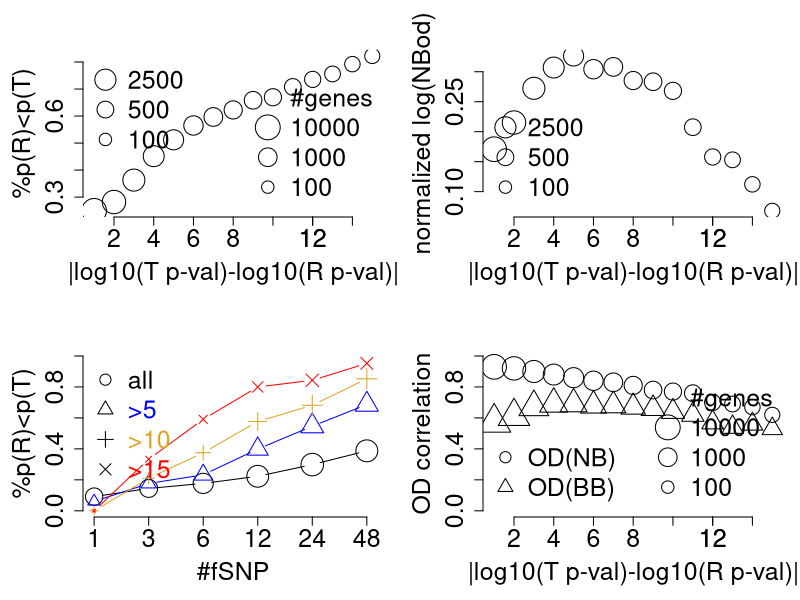
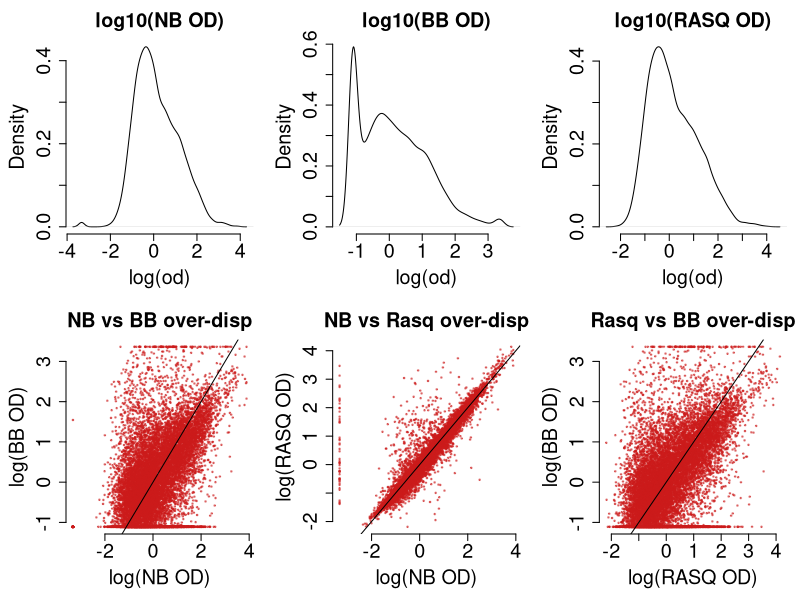
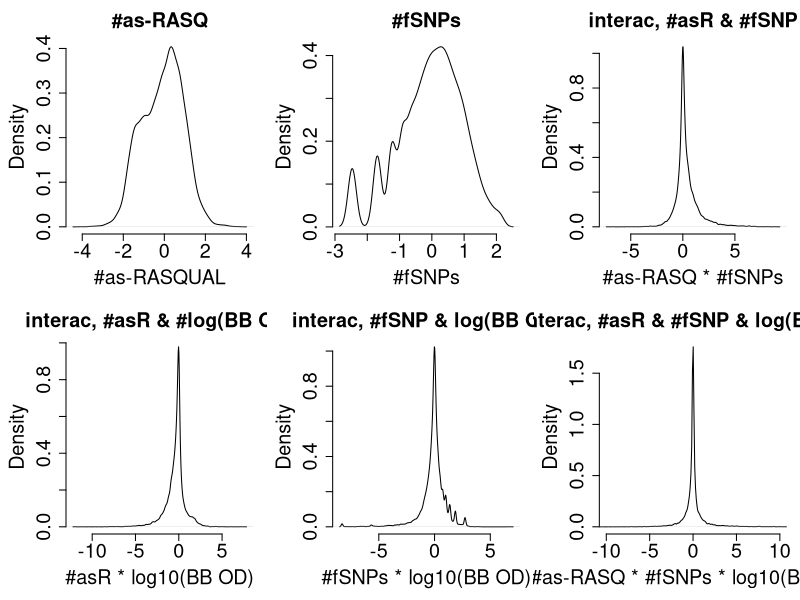
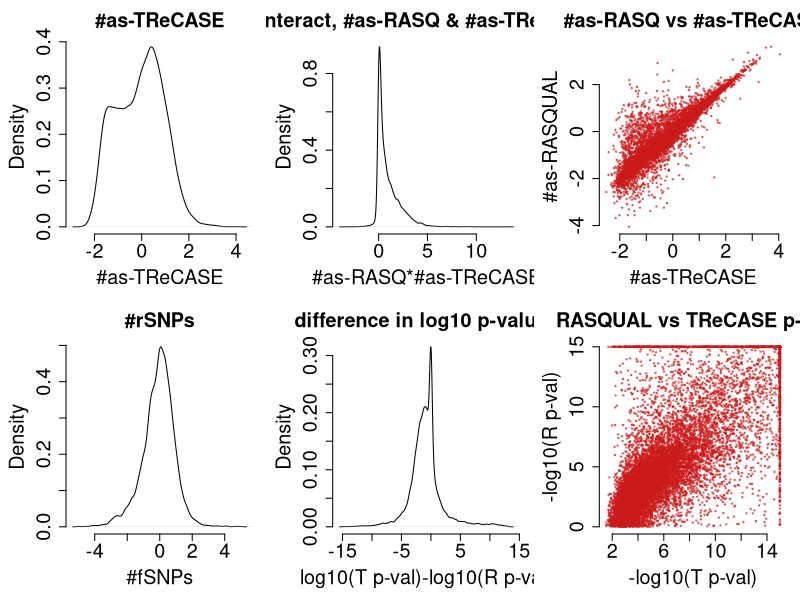
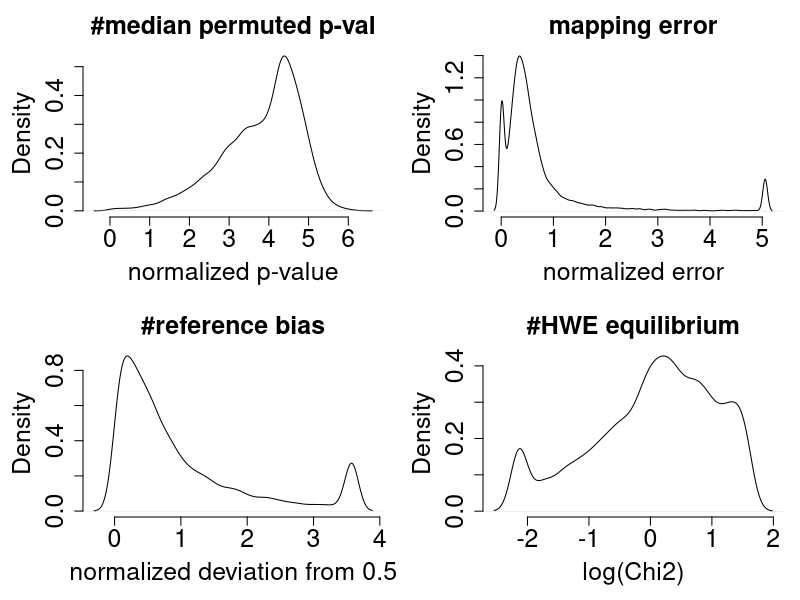
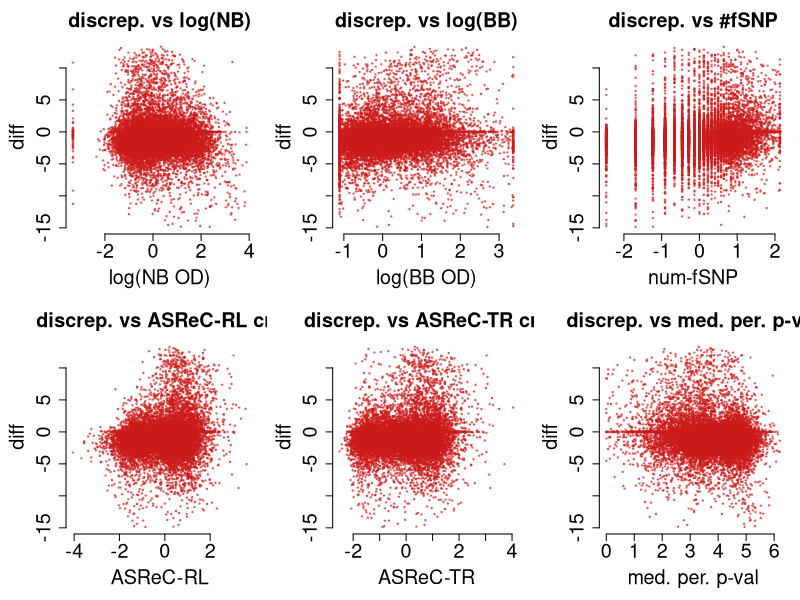
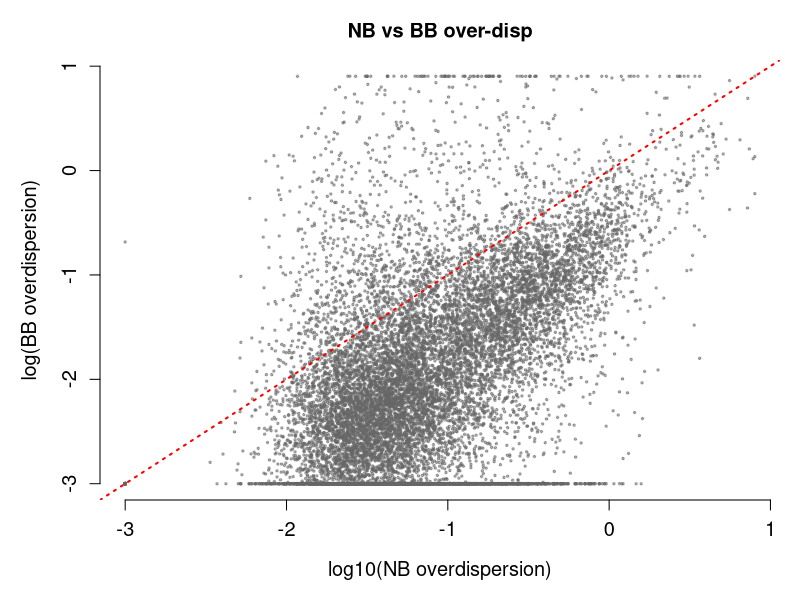

These charts were generated, in order, by the following R code:
## ---- chunk 1
rasq = read.csv("linear_model_cov.csv")
rasq = rasq[!is.na(rasq$pvalT),]
dim(rasq)
rasq[1:2,]

rasq$qvalR = 10^rasq$qval
rasq$qvalT[rasq$qvalT<1e-100] = 1e-100
rasq$qvalR[rasq$qvalR<1e-100] = 1e-100
rasq$pvalT[rasq$pvalT<1e-100] = 1e-100
rasq$pvalR[rasq$pvalR<1e-100] = 1e-100
dim(rasq)

#rasq$rnlt = -log10(rasq$qvalR)
#rasq$tnlt = -log10(rasq$qvalT)
rasq$rnlt = -log10(rasq$pvalR)
rasq$tnlt = -log10(rasq$pvalT)

cent = function(x){
  med = median(x)
  (x-med)
}
norm = function(x){
  sd = sd(x)
  x/sd
}

odNB = rasq$odNB; odNB[odNB<1e-3]=1e-3; odNB[odNB>8]=8; 
odBB = rasq$odBB; odBB[odBB<1e-3]=1e-3; odBB[odBB>8]=8
lodNB = cent(norm(log(odNB))); 
lodBB = cent(norm(log(odBB))); 
lodR = cent(norm(-log(rasq$OD)));
lodNBp = log10(odNB); 
lodBBp = log10(odBB); 



hiR = function(cuts, y){
   kp = abs(y)>cuts
   c(mean(y[kp]>0), sum(kp)) 
}
#show RASQUAL 
GfSNP = rasq$NfSNP
GfSNP[rasq$NfSNP>1]=3
GfSNP[rasq$NfSNP>2]=6
GfSNP[rasq$NfSNP>4]=12
GfSNP[rasq$NfSNP>8]=24
GfSNP[rasq$NfSNP>16]=48
cutoff = 25
rasq$rnlt[rasq$rnlt>cutoff] = cutoff
rasq$tnlt[rasq$tnlt>cutoff] = cutoff
y = rasq$rnlt-rasq$tnlt
z = y>0
kp0 = abs(y)>=0
kp1 = abs(y)>=1
kp5 = abs(y)>=5
kp10 = abs(y)>=10
kp15 = abs(y)>=15

ag0 = aggregate(z[kp0], by=list(GfSNP[kp0]), FUN=mean)
ag1 = aggregate(z[kp1], by=list(GfSNP[kp1]), FUN=mean)
ag5 = aggregate(z[kp5], by=list(GfSNP[kp5]), FUN=mean)
ag10 = aggregate(z[kp10], by=list(GfSNP[kp10]), FUN=mean)
ag15 = aggregate(z[kp15], by=list(GfSNP[kp15]), FUN=mean)

cg0 = aggregate(rep(1,sum(kp0)), by=list(GfSNP[kp0]), FUN=sum)
cg1 = aggregate(rep(1,sum(kp1)), by=list(GfSNP[kp1]), FUN=sum)
cg5 = aggregate(rep(1,sum(kp5)), by=list(GfSNP[kp5]), FUN=sum)
cg10 = aggregate(rep(1,sum(kp10)), by=list(GfSNP[kp10]), FUN=sum)
cg15 = aggregate(rep(1,sum(kp15)), by=list(GfSNP[kp15]), FUN=sum)
ind = 1:15
frR = sapply(ind, hiR, y=y)

numg = cors = cors2 = odnb = rep(0, length(ind))
for(i in ind){
  kpi = abs(y)>i
  numg[i] = sum(kpi)
  cors[i] = round((cor(lodR[kpi], lodNB[kpi])),2)
  cors2[i] = round((cor(lodR[kpi], lodBB[kpi])),2)
  odnb[i] = mean(lodNB[kpi])
}

## ---- chunk 2
cexes = 1.8
par(mfrow=c(2,2))
par(mar=c(5,5,3,1))

plot(ind, frR[1,], xlab="|log10(T p-val)-log10(R p-val)|", ylab="%p(R)<p(T)", 
main="", bty="n", cex.main=cexes, cex.lab=cexes, cex.axis=cexes, cex=log10(frR[2,]))
legend("bottomright", legend=c("#genes", 10^(4:2)), pt.cex=c(1, 4:2), 
       cex=cexes, bty="n", pch=c(NA, 1,1,1))
legend("topleft", legend=c(2500, 500, 100), pt.cex=log10(c(2500, 500, 100)), 
       cex=cexes, bty="n", pch=c(1,1,1))
axis(1, at=c(12), 12, cex.axis=cexes)

plot(ind, odnb, xlab="|log10(T p-val)-log10(R p-val)|", ylab="normalized log(NBod)", 
main="", bty="n", cex.main=cexes, cex.lab=cexes, cex.axis=cexes, cex=log10(frR[2,]))
legend("bottomleft", legend=c(2500, 500, 100), pt.cex=log10(c(2500, 500, 100)), 
       cex=cexes, bty="n", pch=c(1,1,1))
axis(1, at=c(12), 12, cex.axis=cexes)


x = 1:6
plot(x, ag0[,2], ylim=c(0,1), type="b", xlab="#fSNP", ylab="%p(R)<p(T)", 
      main="", bty="n", xaxt="n", cex=log10(cg0[,2]), 
      xlim=c(1,6.1), cex.main=cexes, cex.lab=cexes, cex.axis=cexes)
points(x, ag5[,2], col="blue", type="b", pch=2, cex=log10(cg5[,2]))
points(x, ag10[,2], col="goldenrod", type="b", pch=3, cex=log10(cg10[,2]))
points(x, ag15[,2], col="red", type="b", pch=4, cex=log10(cg15[,2]))
axis(1, at=x, ag0[,1], cex.lab=cexes, cex.axis=cexes)
legend("topleft", legend=c("all",">5", ">10", ">15"), 
text.col=c("black", "blue", "goldenrod", "red"), pch=c(1:4), bty="n", cex=cexes)


plot(ind, cors, cex=log10(numg), pch=1, bty="n", xlab="|log10(T p-val)-log10(R p-val)|", 
ylab="OD correlation", main="", cex.main=cexes, cex.lab=cexes, cex.axis=cexes, ylim=c(0,1))
points(ind, cors2, cex=log10(numg), pch=2)
axis(1, at=c(12), 12, cex.axis=cexes)
legend("bottomleft", c("OD(NB)", "OD(BB)"), bty="n", pch=c(1,2), cex=cexes)
legend("bottomright", legend=c("#genes", 10^(4:2)), 
       pt.cex=c(1, 4:2), cex=cexes, bty="n", pch=c(NA, 1,1,1))

## ---- chunk 3
#prepare covariates

NfSNP = rasq$NfSNP;
NfSNP[rasq$NfSNP>=60] = 60;
NfSNP = log(NfSNP)
NfSNP = cent(norm(NfSNP))

NrSNP = rasq$NrSNP;
NrSNP = log(NrSNP)
NrSNP = cent(norm(NrSNP))
NrSNP[NrSNP< -5] = -5
NrSNP[NrSNP> +5] =  5
#hist(NrSNP)

af = rasq$AF
af = norm(af)

hwec2 = rasq$HWEChisq; hwec2[hwec2<1e-2]=1e-2; hwec2[hwec2>30]=30;hwec2=log(hwec2)
hwec2 = norm(hwec2)

derr = rasq$DeltaErr; derr[derr<1e-10]=1e-10; derr[derr>0.01]=0.01
derr = norm(derr)
phib = abs(rasq$PhiBias-.5); phib[phib>.1]=.1
phib = norm(phib)

asT = rasq$asT
asT = cent(norm(log(asT)))

asR = cent(norm(log(rasq$asR)))

cutoff = 15
rasq$rnlt[rasq$rnlt>cutoff] = cutoff
rasq$tnlt[rasq$tnlt>cutoff] = cutoff
y = rasq$rnlt-rasq$tnlt


mpp = rasq$mpp
mpp[mpp<1e-5] = 1e-5
mpp = norm(mpp)

#interactions
i12 = asR*NfSNP
i13 = asR*lodBB
i23 = NfSNP*lodBB
i123 = asR*lodBB*NfSNP
#i123[i123< -10] = -10
#i123[i123>  10] = 10
ia14 = asT*asR
## ---- chunk 4
par(mfrow=c(2,3))
par(mar=c(5,5,3,1))

plot(density(lodNB), bty="n", main="log10(NB OD)", 
     xlab="log(od)", cex.main=cexes, cex.lab=cexes, cex.axis=cexes)
plot(density(lodBB), bty="n", main="log10(BB OD)", 
     xlab="log(od)", cex.main=cexes, cex.lab=cexes, cex.axis=cexes)
plot(density(lodR), bty="n", main="log10(RASQ OD)",
     xlab="log(od)", cex.main=cexes, cex.lab=cexes, cex.axis=cexes)
plot(lodNB, lodBB, main="NB vs BB over-disp", pch=20, cex=0.5, col=rgb(0.8,0.1,0.1,0.5), bty="n",
     xlab="log(NB OD)", ylab="log(BB OD)", cex.main=cexes, cex.lab=cexes, cex.axis=cexes)
abline(a=0, b=1)
plot(lodNB, lodR, main="NB vs Rasq over-disp", pch=20, cex=0.5, col=rgb(0.8,0.1,0.1,0.5), bty="n",
     xlab="log(NB OD)", ylab="log(RASQ OD)", cex.main=cexes, cex.lab=cexes, cex.axis=cexes)
abline(a=0, b=1)
plot(lodR, lodBB, main="Rasq vs BB over-disp", pch=20, cex=0.5, col=rgb(0.8,0.1,0.1,0.5), bty="n",
     xlab="log(RASQ OD)", ylab="log(BB OD)", cex.main=cexes, cex.lab=cexes, cex.axis=cexes)
abline(a=0, b=1)

## ---- chunk 5
par(mfrow=c(2,3))
par(mar=c(5,5,3,1))

plot(density(asR), bty="n", main="#as-RASQ", xlab="#as-RASQUAL", cex.main=cexes, cex.lab=cexes, cex.axis=cexes)
plot(density(NfSNP), bty="n", main="#fSNPs", xlab="#fSNPs", cex.main=cexes, cex.lab=cexes, cex.axis=cexes)
#plot(density(NrSNP), bty="n", main="#rSNPs", xlab="#fSNPs", cex.main=cexes, cex.lab=cexes, cex.axis=cexes)
plot(density(i12), bty="n", main="interac, #asR & #fSNP", 
     xlab="#as-RASQ * #fSNPs", cex.main=cexes, cex.lab=cexes, cex.axis=cexes)
plot(density(i13), bty="n", main="interac, #asR & #log(BB OD)", 
     xlab="#asR * log10(BB OD)", cex.main=cexes, cex.lab=cexes, cex.axis=cexes)
plot(density(i23), bty="n", main="interac, #fSNP & log(BB OD)", 
     xlab="#fSNPs * log10(BB OD)", cex.main=cexes, cex.lab=cexes, cex.axis=cexes)
plot(density(i123), bty="n", main="interac, #asR & #fSNP & log(BB OD0", xlim=c(-10,10),
     xlab="#as-RASQ * #fSNPs * log10(BB OD)", , cex.main=cexes, cex.lab=cexes, cex.axis=cexes)

## ---- chunk 6
par(mfrow=c(2,3))
par(mar=c(5,5,3,1))

plot(density(asT), bty="n", main="#as-TReCASE", 
     xlab="#as-TReCASE", cex.main=cexes, cex.lab=cexes, cex.axis=cexes)
plot(density(ia14), bty="n", main="interact, #as-RASQ & #as-TReCASE", 
     xlab="#as-RASQ*#as-TReCASE", cex.main=cexes, cex.lab=cexes, cex.axis=cexes)
plot(asT, asR, bty="n", main="#as-RASQ vs #as-TReCASE", pch=20, cex=0.5, col=rgb(0.8,0.1,0.1,0.5), bty="n", 
              xlab="#as-TReCASE", ylab="#as-RASQUAL", cex.main=cexes, cex.lab=cexes, cex.axis=cexes)

plot(density(NrSNP), bty="n", main="#rSNPs", 
     xlab="#fSNPs", cex.main=cexes, cex.lab=cexes, cex.axis=cexes)
plot(density(y), bty="n", main="difference in log10 p-values", 
     xlab="log10(T p-val)-log10(R p-val)", cex.main=cexes, cex.lab=cexes, cex.axis=cexes)
plot(rasq$tnlt, rasq$rnlt, bty="n", main="RASQUAL vs TReCASE p-val", pch=20, cex=0.5, col=rgb(0.8,0.1,0.1,0.5), bty="n", 
              xlab="-log10(T p-val)", ylab="-log10(R p-val)", cex.main=cexes, cex.lab=cexes, cex.axis=cexes)
#rasq$rnlt-rasq$tnlt") - negative implies TReCASE is more significant

## ---- chunk 7
par(mfrow=c(2,2))
par(mar=c(5,5,3,1))
plot(density(mpp), bty="n", main="#median permuted p-val", 
     xlab="normalized p-value", cex.main=cexes, cex.lab=cexes, cex.axis=cexes)
plot(density(derr), bty="n", main="mapping error", 
     xlab="normalized error", cex.main=cexes, cex.lab=cexes, cex.axis=cexes)
plot(density(phib), bty="n", main="#reference bias", 
     xlab="normalized deviation from 0.5", cex.main=cexes, cex.lab=cexes, cex.axis=cexes)
plot(density(hwec2), bty="n", main="#HWE equilibrium", 
     xlab="log(Chi2)", cex.main=cexes, cex.lab=cexes, cex.axis=cexes)
## ---- chunk 8
par(mfrow=c(2,3))
par(mar=c(5,5,3,1))

plot(lodNB, y, main="discrep. vs log(NB)", ylab="diff", pch=20, cex=0.5, col=rgb(0.8,0.1,0.1,0.5), 
     xlab="log(NB OD)", cex.main=cexes,  cex.lab=cexes, cex.axis=cexes, bty="n")
plot(lodBB, y, main="discrep. vs log(BB)", ylab="diff", pch=20, cex=0.5, col=rgb(0.8,0.1,0.1,0.5),  
     xlab="log(BB OD)", cex.main=cexes, cex.lab=cexes, cex.axis=cexes, bty="n")
plot(NfSNP, y, main="discrep. vs #fSNP", ylab="diff", pch=20, cex=0.5, col=rgb(0.8,0.1,0.1,0.5), 
     xlab="num-fSNP", cex.main=cexes, cex.lab=cexes, cex.axis=cexes, bty="n")
plot(asR, y, main="discrep. vs ASReC-RL cnt", ylab="diff",  pch=20, cex=0.5, col=rgb(0.8,0.1,0.1,0.5),
     xlab="ASReC-RL", cex.main=cexes, cex.lab=cexes,cex.axis=cexes, bty="n")
plot(asT, y, main="discrep. vs ASReC-TR cnt", ylab="diff",  pch=20, cex=0.5, col=rgb(0.8,0.1,0.1,0.5),
     xlab="ASReC-TR", cex.main=cexes, cex.lab=cexes, cex.axis=cexes, bty="n")
plot(mpp, y, main="discrep. vs med. per. p-val", ylab="diff",  pch=20, cex=0.5, col=rgb(0.8,0.1,0.1,0.5), 
     xlab="med. per. p-val", cex.main=cexes, cex.lab=cexes, cex.axis=cexes, bty="n")

## ---- chunk 9
#a function to fit model on a subset of genes

subset_fit = function(kp, digits=3){
  nms = c("log(OD_BB)", "ASReC_R", "n-fSNP", "ASReC_R:n-fSNP", "ASReC_R:log(OD_BB)",
   "n-fSNP:log(OD_BB)", "ASReC_R:n-fSNP:log(OD_BB)", "n-rSNP", "log(OD_NB)",
   "ASReC_T", "ASReC_T:ASReC_R", "AF", "Chi2-HWEC", "Map.Err", "Ref.Bias", "Med(perm-p)") 
  lm.2 = lm(y[kp]~lodBB[kp]+asR[kp]+NfSNP[kp]
             +i12[kp]+i13[kp]+i23[kp]+i123[kp]
             +NrSNP[kp]+lodNB[kp]+asT[kp]+ia14[kp]
             +af[kp]+hwec2[kp]+derr[kp]+phib[kp]+mpp[kp])
  names(lm.2$coefficients)[-1] = nms
  
  
  
  library(car)
  an.1 = anova(lm.2)
  tss = sum(an.1[,2])
  an.3 = Anova(lm.2, type="3")
  ano3 = cbind(round(100*an.3[,1]/tss,digits-2), format(an.3[,4], scientific=T, digits=digits-1))[-1,]
  
  
  lm.m0 = lm(y[kp]~1)
  lm.m1 = lm(y[kp]~lodBB[kp])
  lm.m2 = lm(y[kp]~asR[kp])
  lm.m3 = lm(y[kp]~NfSNP[kp])
  lm.m4 = lm(y[kp]~i12[kp])
  lm.m5 = lm(y[kp]~i13[kp])
  lm.m6 = lm(y[kp]~i23[kp])
  lm.m7 = lm(y[kp]~i123[kp])
  lm.m8 = lm(y[kp]~NrSNP[kp])
  lm.m9 = lm(y[kp]~lodNB[kp])
  lm.m10 = lm(y[kp]~asT[kp])
  lm.m11 = lm(y[kp]~ia14[kp])
  
  lm.m12 = lm(y[kp]~af[kp])
  lm.m13 = lm(y[kp]~hwec2[kp])
  lm.m14 = lm(y[kp]~derr[kp])
  lm.m15 = lm(y[kp]~phib[kp])
  lm.m16 = lm(y[kp]~mpp[kp])
  
  mr2 = 
  c(round(summary(lm.m0)$r.squared*100,digits-2), lm.m0$coef[1], summary(lm.m0)$coefficients[1,4],
  round(summary(lm.m1)$r.squared*100,digits-2), lm.m1$coef[2], summary(lm.m1)$coefficients[2,4],
  round(summary(lm.m2)$r.squared*100,digits-2), lm.m2$coef[2], summary(lm.m2)$coefficients[2,4],
  round(summary(lm.m3)$r.squared*100,digits-2), lm.m3$coef[2], summary(lm.m3)$coefficients[2,4],
  round(summary(lm.m4)$r.squared*100,digits-2), lm.m4$coef[2], summary(lm.m4)$coefficients[2,4],
  round(summary(lm.m5)$r.squared*100,digits-2), lm.m5$coef[2], summary(lm.m5)$coefficients[2,4],
  round(summary(lm.m6)$r.squared*100,digits-2), lm.m6$coef[2], summary(lm.m6)$coefficients[2,4],
  round(summary(lm.m7)$r.squared*100,digits-2), lm.m7$coef[2], summary(lm.m7)$coefficients[2,4],
  round(summary(lm.m8)$r.squared*100,digits-2), lm.m8$coef[2], summary(lm.m8)$coefficients[2,4],
  round(summary(lm.m9)$r.squared*100,digits-2), lm.m9$coef[2], summary(lm.m9)$coefficients[2,4],
  round(summary(lm.m10)$r.squared*100,digits-2), lm.m10$coef[2], summary(lm.m10)$coefficients[2,4],
  round(summary(lm.m11)$r.squared*100,digits-2), lm.m11$coef[2], summary(lm.m11)$coefficients[2,4],
  round(summary(lm.m12)$r.squared*100,digits-2), lm.m12$coef[2], summary(lm.m12)$coefficients[2,4],
  round(summary(lm.m13)$r.squared*100,digits-2), lm.m13$coef[2], summary(lm.m13)$coefficients[2,4],
  round(summary(lm.m14)$r.squared*100,digits-2), lm.m14$coef[2], summary(lm.m14)$coefficients[2,4],
  round(summary(lm.m15)$r.squared*100,digits-2), lm.m15$coef[2], summary(lm.m15)$coefficients[2,4],
  round(summary(lm.m16)$r.squared*100,digits-2), lm.m16$coef[2], summary(lm.m16)$coefficients[2,4])
  mr2 = t(matrix(mr2, nrow=3))
  
  tab = summary(lm.2)$coef
  tab[,1] = round(tab[,1],digits)
  tab[,2] = round(tab[,2],digits)
  tab = tab[,-3]
  tab = cbind(tab, mr2[,2], mr2[,3])
  tab[,3] = format(as.numeric(tab[,3]), scientific=T, digits=2)
  tab[,4] = round(as.numeric(tab[,4]), digits)
  tab[,5] = format(as.numeric(tab[,5]), scientific=T, digits=2)
  colnames(tab) = c("Est", "SE", "P-val", "Marg.Est", "Marg.P")
  #tab
  
  ano = an.1
  ano[,3] = round(100*ano[,2]/tss,digits-2)
  ano[,5] = format(ano[,5], scientific=T, digits=2)
  ano[,2] = round(ano[,2])
  ano = cbind(ano[,-c(1,4)], ano3)
  ano = ano[-17,]
  ano = cbind(ano, mr2[-1,1])
  rownames(ano) = names(lm.2$coefficients)[-1]
  colnames(ano)=c("SumSq", "Typ1per", "T1P-val", "Typ3per", "T3P-val", "Marg.R")
  #ano
  list(tab=tab, ano=ano, r2=summary(lm.2)$r.squared)
}


## ---- chunk 10
#with several cutoffs
#kp = abs(y)>=(cutoff-5)
cutsub = 0
kp = abs(y)>=cutsub
sum(kp)
resA = subset_fit(kp, digits=3)

resA$tab
resA$ano
resA$r2

write.csv(resA$ano, sprintf("anova_cut%s.csv", cutsub), quote=F)
write.csv(resA$tab, sprintf("model_cut%s.csv", cutsub), quote=F)

## ---- chunk 11
cutsub = 5
kp = abs(y)>=cutsub
sum(kp)
resA = subset_fit(kp)

resA$tab
resA$ano
resA$r2

write.csv(resA$ano, sprintf("anova_cut%s.csv", cutsub), quote=F)
write.csv(resA$tab, sprintf("model_cut%s.csv", cutsub), quote=F)

## ---- chunk 12
cutsub = cutoff-5
kp = abs(y)>=cutsub
sum(kp)
resA = subset_fit(kp)

resA$tab
resA$ano
resA$r2

write.csv(resA$ano, sprintf("anova_cut%s.csv", cutsub), quote=F)
write.csv(resA$tab, sprintf("model_cut%s.csv", cutsub), quote=F)

## ---- chunk 13
cutsub = 10
kp = abs(y)<cutsub
sum(kp)
resA = subset_fit(kp)

resA$tab
resA$ano
resA$r2

write.csv(resA$ano, sprintf("anova_less%s.csv", cutsub), quote=F)
write.csv(resA$tab, sprintf("model_less%s.csv", cutsub), quote=F)
## ---- chunk 14
cutsub = 5
kp = abs(y)<cutsub
sum(kp)
resA = subset_fit(kp)

resA$tab
resA$ano
resA$r2

write.csv(resA$ano, sprintf("anova_less%s.csv", cutsub), quote=F)
write.csv(resA$tab, sprintf("model_less%s.csv", cutsub), quote=F)

## ---- chunk 15
kp = abs(y)>5
lm.r = lm(lodR[kp]~lodBB[kp]+lodNB[kp]+lodBB[kp]:lodNB[kp])
odr = lm.r$residuals
lm.3 = lm(y[kp]~lodBB[kp]+asR[kp]+NfSNP[kp]
             +i12[kp]+i13[kp]+i23[kp]+i123[kp]
             +NrSNP[kp]+lodNB[kp]+asT[kp]+ia14[kp]+odr
             +af[kp]+hwec2[kp]+derr[kp]+phib[kp]+mpp[kp])
summary(lm.3)
anova(lm.r)
anova(lm.3)

## ---- chunk 16
cexes = 1.2
png("new_od_plot.png", height=4, width=4, res=300, units="in")
par(mar=c(5,5,3,1))
plot(lodNBp, lodBBp, main="NB vs BB over-disp", pch=20, cex=.5, col=rgb(0.4,0.4,0.4,0.5), bty="n",
     xlab="log10(NB overdispersion)", ylab="log(BB overdispersion)", cex.main=cexes, cex.lab=cexes, cex.axis=cexes)
abline(a=0, b=1, col="red", lwd=2, lty=3)
dev.off()

rasqS = trecS = rep(0, nrow(rasq))
rasqS[rasq$qvalR<5e-2] = 1
rasqS[rasq$qvalR<1e-3] = 2
rasqS[rasq$qvalR<1e-4] = 3
rasqS[rasq$qvalR<1e-5] = 4

trecS[rasq$qvalT<5e-2] = 1
trecS[rasq$qvalT<1e-3] = 2
trecS[rasq$qvalT<1e-4] = 3
trecS[rasq$qvalT<1e-5] = 4

table(rasqS, trecS)
